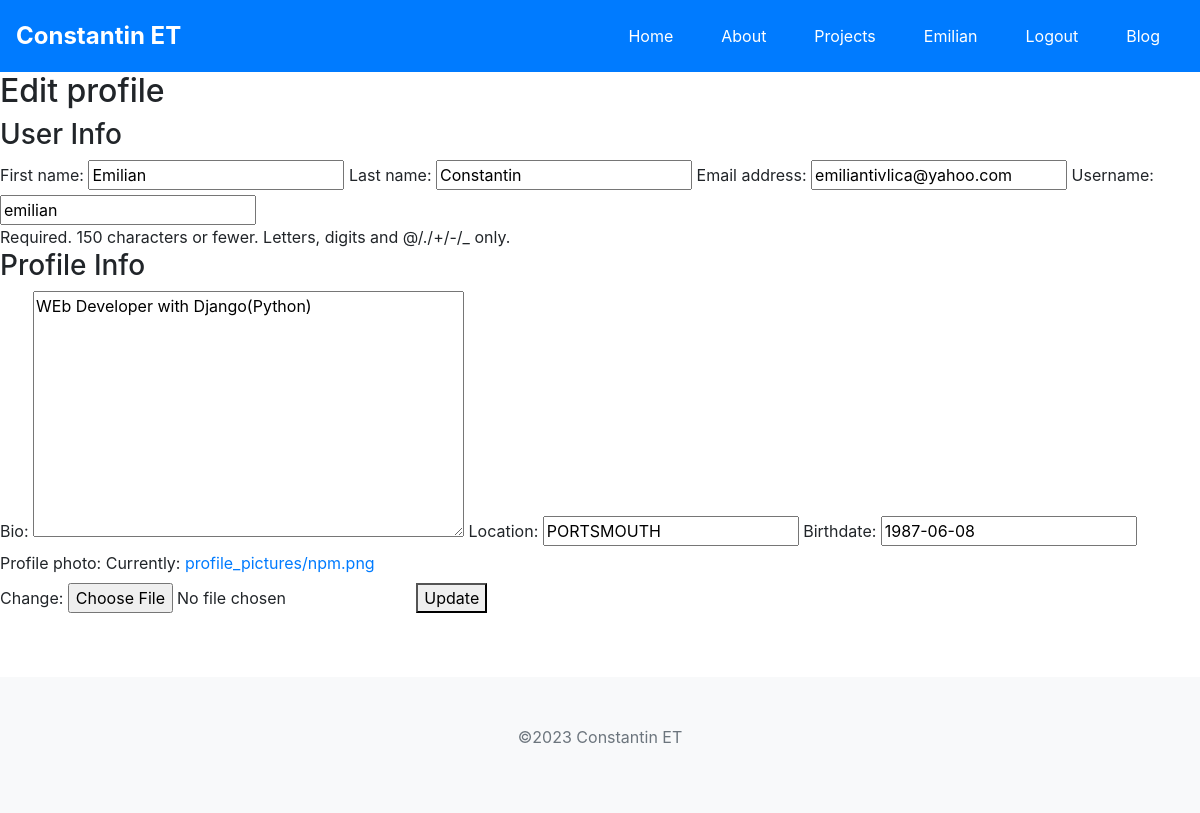
Page /profile/edit/ (signed in) on the earlier database version.
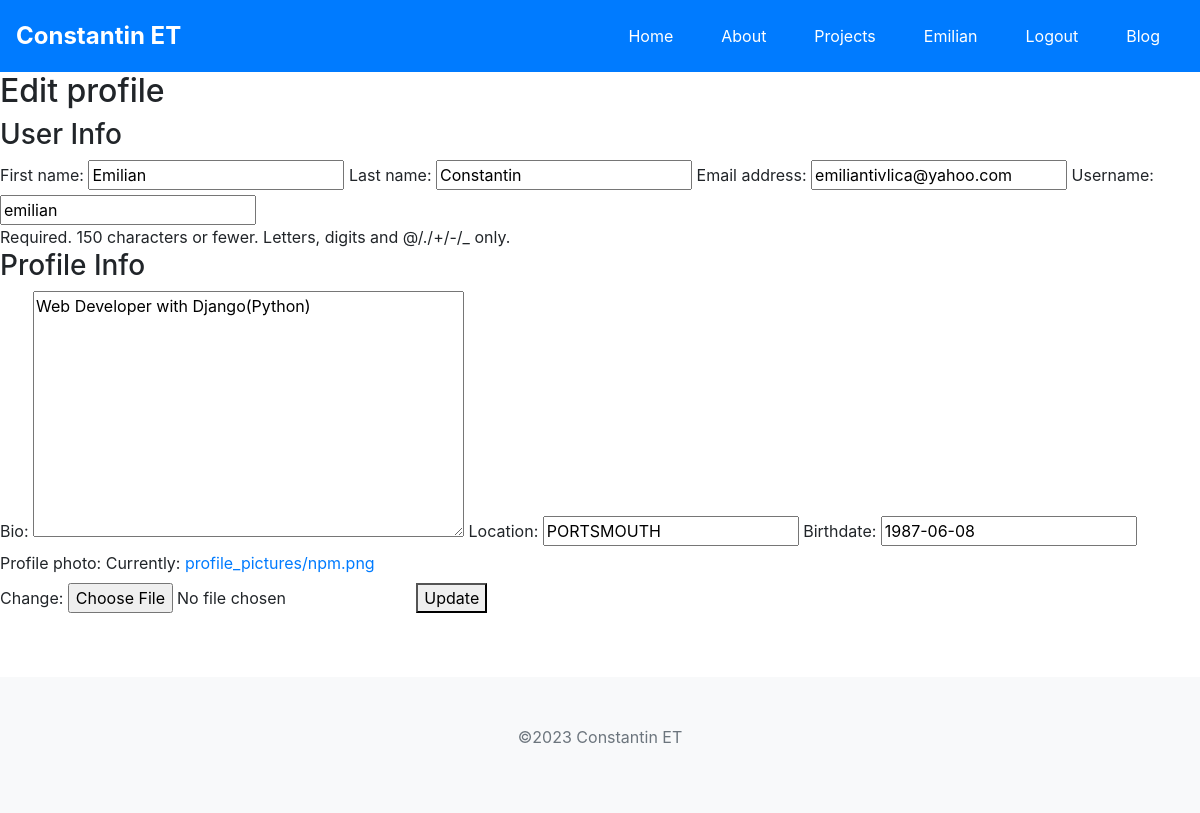
Same page on the later database version.
### userprofile/models.py (models this page shows, shortened)
class UserProfile(models.Model):
    user = models.OneToOneField(User, on_delete=models.CASCADE)
    bio = models.TextField(max_length=500, blank=True)
    location = models.CharField(max_length=30, blank=True)
    birthdate = models.DateField(null=True, blank=True)
    profile_photo = models.ImageField(upload_to='profile_pictures', default='default.jpeg')  # Add this line

### userprofile/views.py (the view)
# urls.py: path('edit/', views.profile_edit_view, name='edit_profile'),
@login_required
def profile_edit_view(request):
    if request.method == 'POST':
        user_form = UserUpdateForm(request.POST, instance=request.user)
        profile_form = UserProfileForm(request.POST, request.FILES, instance=request.user.userprofile)
        if user_form.is_valid() and profile_form.is_valid():
            user_form.save()
            profile_form.save()
            messages.success(request, 'Your profile was successfully updated!')
            return redirect('profile')
        else:
            messages.error(request, 'Please correct the error below.')
    else:
        user_form = UserUpdateForm(instance=request.user)
        profile_form = UserProfileForm(instance=request.user.userprofile)
    return render(request, 'userprofile/edit_profile.html', {'user_form': user_form, 'profile_form': profile_form})

### userprofile/forms.py
class UserUpdateForm(forms.ModelForm):
    class Meta:
        model = User
        fields = ['first_name', 'last_name', 'email', 'username']

class UserProfileForm(forms.ModelForm):
    class Meta:
        model = UserProfile
        fields = ['bio', 'location', 'birthdate', 'profile_photo']

### portfolio/context_processors.py (called while the page is built)
def footer(request):
    footer = Footer.objects.first()
    return {'footer': footer}

### userprofile/templates/userprofile/edit_profile.html (shortened to what this page needs)
{% extends 'portfolio/base_generic.html' %}
{% block content %}
  <h2>Edit profile</h2>
  <form method="POST" enctype="multipart/form-data">
    <h3>User Info</h3>
    {{ user_form.as_table }}
    <h3>Profile Info</h3>
    {{ profile_form.as_table }}
    <button type="submit">Update</button>
  </form>
{% endblock %}

Differences in the rows shown:
changed UserProfile "PORTSMOUTH": bio "WEb Developer with Django(Python)" → "Web Developer with Django(Python)"
